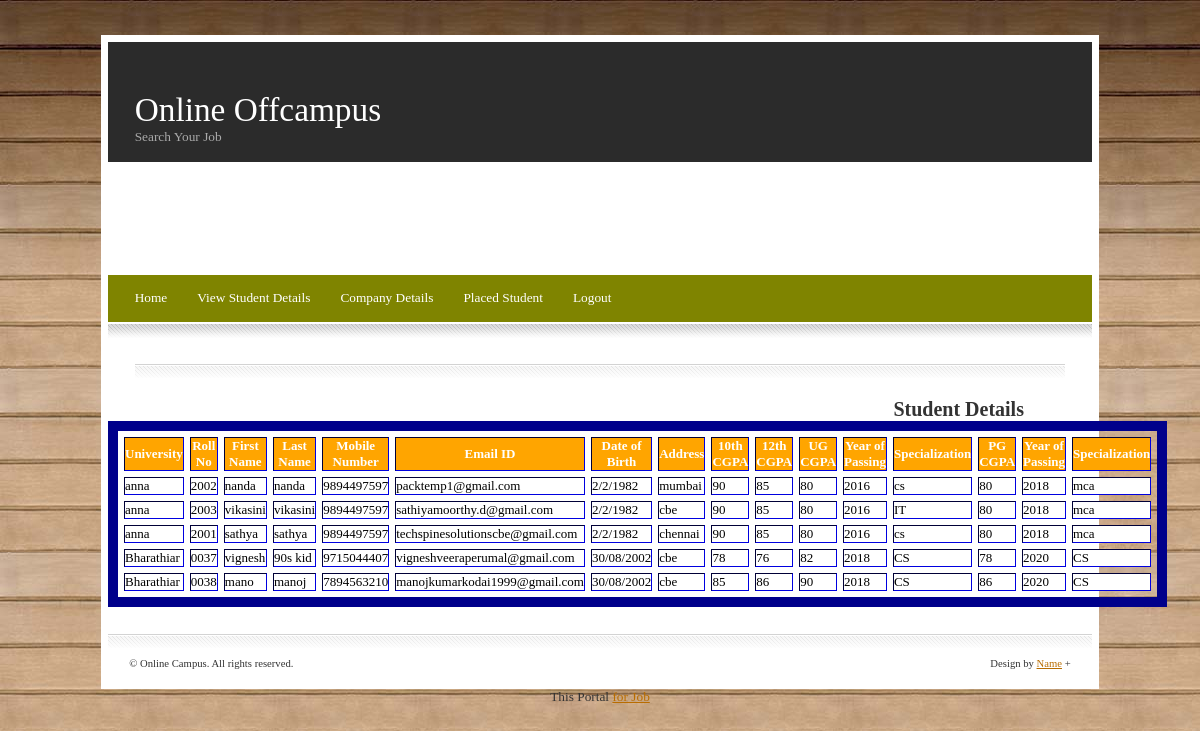
The app's page /Viewstud.php with its own data.
### tables this page shows
CREATE TABLE IF NOT EXISTS `student` (
  `University` varchar(50) DEFAULT NULL,
  `Roll_no` varchar(50) DEFAULT NULL,
  `First_Name` varchar(50) DEFAULT NULL,
  `Last_Name` varchar(50) DEFAULT NULL,
  `Mobile_Number` varchar(50) DEFAULT NULL,
  `Email_ID` varchar(50) DEFAULT NULL,
  `Date_of_birth` varchar(50) DEFAULT NULL,
  `Address` varchar(50) DEFAULT NULL,
  `tenth_CGPA` float DEFAULT NULL,
  `twelth_CGPA` float DEFAULT NULL,
  `UG_CGPA` float DEFAULT NULL,
  `Year_of_passing3` varchar(50) DEFAULT NULL,
  `Specialization1` varchar(50) DEFAULT NULL,
  `PG_CGPA` float DEFAULT '0',
  `Year_of_passing` varchar(50) DEFAULT NULL,
  `Specialization2` varchar(50) DEFAULT NULL
);

### Viewstud.php (the view, shortened to what this page needs)
<?php
 include_once("Adminhead.php");
		$query = "select * from student";
			$result = mysql_query($query) or die(mysql_error());
			while($row = mysql_fetch_assoc($result))
		{
		$cname[] = $row;
		}
	if(isset($_GET['edit']))
		{
		$id = $_GET['edit'];
		}
	else
		{
		$id = '';
		}
?>
<div    align="center">
<form action="Viewstudent.php" name="Viewuser" class="row" method="post">
	<h2> Student Details </h2>
	<center >
	<table border="2" cellspacing="6" class="displaycontent" width="800" style="border:10px solid Darkblue;" align="center">
	<tr>
			<th bgcolor=Orange><font color=white size=2>University</font></th>
			<th bgcolor=Orange><font color=white size=2>Roll No</font></th>
			<th bgcolor=Orange><font color=white size=2>First Name </font></th>
			<th bgcolor=Orange><font color=white size=2>Last Name </font></th>
			<th bgcolor=Orange><font color=white size=2>Mobile Number</font></th>
			<th bgcolor=Orange><font color=white size=2>Email ID </font></td>
			<th bgcolor=Orange><font color=white size=2>Date of Birth </font></th>
			<th bgcolor=Orange><font color=white size=2>Address </font></th>
			<th bgcolor=Orange><font color=white size=2>10th CGPA </font></th>
			<th bgcolor=Orange><font color=white size=2>12th CGPA </font></th>
			<th bgcolor=Orange><font color=white size=2>UG CGPA </font></th>
			<th bgcolor=Orange><font color=white size=2>Year of Passing </font></td>
			<th bgcolor=Orange><font color=white size=2>Specialization </font></th>
			<th bgcolor=Orange><font color=white size=2>PG CGPA </font></th>
			<th bgcolor=Orange><font color=white size=2>Year of Passing </font></td>
			<th bgcolor=Orange><font color=white size=2>Specialization </font></th>
	</tr>
	  <?php
  	  if(count($cname)>0){
	  foreach($cname as $cat){
		if($id == $cat['Roll_no']){
	  ?>
	<tr>
		<td ><font color=#000000 size=2><input type="text" value="<?php echo $cat['University'];?>" name="a1" class="required" /></font></td>
		<td ><font color=#000000 size=2><input type="text" value="<?php echo $cat['Roll_no'];?>" name="a2" class="required" /></font></td>
		<td ><font color=#000000 size=2><input type="text" value="<?php echo $cat['First_Name'];?>" name="a3" class="required" /></font></td>
		<td ><font color=#000000 size=2><input type="text" value="<?php echo $cat['Last_Name'];?>" name="a4" class="required" /></font></td>
        <td ><font color=#000000 size=2><input type="text" value="<?php echo $cat['Mobile_Number'];?>" name="a5" class="required" /></font></td>
		<td ><font color=#000000 size=2><input type="text" value="<?php echo $cat['Email_ID'];?>" name="a6" class="required" /></font></td>
		<td ><font color=#000000 size=2><input type="text" value="<?php echo $cat['Date_of_birth'];?>" name="a7" class="required" /></font></td>
		<td ><font color=#000000 size=2><input type="text" value="<?php echo $cat['Address'];?>" name="a8" class="required" /></font></td>
		<td ><font color=#000000 size=2><input type="text" value="<?php echo $cat['tenth_CGPA'];?>" name="a15" class="required" /></font></td>
		<td ><font color=#000000 size=2><input type="text" value="<?php echo $cat['twelth_CGPA'];?>" name="a19" class="required" /></font></td>
		<td ><font color=#000000 size=2><input type="text" value="<?php echo $cat['UG_CGPA'];?>" name="a23" class="required" /></font></td>
		<td ><font color=#000000 size=2><input type="text" value="<?php echo $cat['Year_of_passing3'];?>" name="a26" class="required" /></font></td>
		<td ><font color=#000000 size=2><input type="text" value="<?php echo $cat['Specialization1'];?>" name="a27" class="required" /></font></td>
		<td ><font color=#000000 size=2><input type="text" value="<?php echo $cat['PG_CGPA'];?>" name="a28" class="required" /></font></td>
		<td ><font color=#000000 size=2><input type="text" value="<?php echo $cat['Year_of_passing'];?>" name="a31" class="required" /></font></td>
		<td ><font color=#000000 size=2><input type="text" value="<?php echo $cat['Specialization2'];?>" name="a32" class="required" /></font></td>
		        <td><font color=#000000 size=2><input type="hidden" value="<?php echo $id; ?>"  name="sno"/>
			<input type="submit" value="update" /></font></td>
		<td><font color=#000000 size=2><input type="button" value="cancel" onClick="window.location.href='Viewstudent.php';"/></font></td>
		<td><input type="submit" value="delete" name="delete"/></td>
	</tr>
<?php
		}
else
	{
?>
	<tr>
		<td bgcolor=white><font color=#000000 size=2><?php echo $cat['University']; ?></font></td>
       	<td bgcolor=white><font color=#000000 size=2><?php echo $cat['Roll_no']; ?></font></td>
		<td bgcolor=white><font color=#000000 size=2><?php echo $cat['First_Name']; ?></font></td>
		<td bgcolor=white><font color=#000000 size=2><?php echo $cat['Last_Name']; ?></font></td>
 		<td bgcolor=white><font color=#000000 size=2><?php echo $cat['Mobile_Number']; ?></font></td>
       	<td bgcolor=white><font color=#000000 size=2><?php echo $cat['Email_ID']; ?></font></td>
		<td bgcolor=white><font color=#000000 size=2><?php echo $cat['Date_of_birth']; ?></font></td>
       	<td bgcolor=white><font color=#000000 size=2><?php echo $cat['Address']; ?></font></td>
		<td bgcolor=white><font color=#000000 size=2><?php echo $cat['tenth_CGPA']; ?></font></td>
		<td bgcolor=white><font color=#000000 size=2><?php echo $cat['twelth_CGPA']; ?></font></td>
       	<td bgcolor=white><font color=#000000 size=2><?php echo $cat['UG_CGPA']; ?></font></td>
       	<td bgcolor=white><font color=#000000 size=2><?php echo $cat['Year_of_passing3']; ?></font></td>
		<td bgcolor=white><font color=#000000 size=2><?php echo $cat['Specialization1']; ?></font></td>
		<td bgcolor=white><font color=#000000 size=2><?php echo $cat['PG_CGPA']; ?></font></td>
 		<td bgcolor=white><font color=#000000 size=2><?php echo $cat['Year_of_passing']; ?></font></td>
       	<td bgcolor=white><font color=#000000 size=2><?php echo $cat['Specialization2']; ?></font></td>
	</tr>
				<?php
		}
		}
		}
?>
	</table>
</form>
</div>
<?php include_once("footer.php")?>

### Adminhead.php (shortened to what this page needs)
<!DOCTYPE html PUBLIC "-//W3C//DTD XHTML 1.0 Strict//EN" "http://www.w3.org/TR/xhtml1/DTD/xhtml1-strict.dtd">
<html xmlns="http://www.w3.org/1999/xhtml">
<head>
<link href="default.css" rel="stylesheet" type="text/css" media="screen" />
</head>
<body>
<div id="outer">
	<div id="header">
		<div id="headercontent">
			<h1>Online Offcampus</h1>
			<h2>Search Your Job</h2>
		</div>
	</div>
	<div id="headerpic"></div>
	<div id="menu">
		<ul>
			<li><a href="adminhome.php">Home</a></li>
			<li><a href="Viewstud.php">View Student Details</a></li>
			<li><a href="companyreg.php">Company Details</a></li>
			<li><a href="place.php">Placed Student</a></li>
			<li><a href="index.php">Logout</a></li>
		</ul>
	</div>
	<div id="menubottom"></div>
	<div id="content">
		<div class="divider1"></div>
		<div id="primarycontainer">
		</div>
	</div>

### footer.php
<div id="footer">
			<div class="left">&copy;  Online Campus. All rights reserved.</div>
			<div class="right">Design by <a href="#">Name</a> + <a href="#"></a></div>
	</div>
</div>
<div align=center>This Portal <a href='#'>for Job</a></div></body>
</html>

### default.css (style rules this page uses)
* { padding: 0em; margin: 0em; }
body { background: #000000 url('images/bg1.jpg'); padding: 35px 0px 35px 0px; }
body,input { font-size: 10pt; font-family: "georgia", "times new roman", serif; color: #333333; }
a { color: #B96D00; text-decoration: underline; }
.divider1 { position: relative; background: #fff url('images/border2.gif') repeat-x; height: 14px; margin: 2.0em 0em 1.5em 0em; clear: both; }
#outer { z-index: 2; position: relative; width: 82%; border: solid 7px #fff; background-color: #fff; margin: 0 auto; }
#header { position: relative; width: 100%; height: 9.0em; background: #2B2B2B url('images/topbg.gif') repeat-x; margin-bottom: 2px; }
#headercontent { position: absolute; bottom: 0em; padding: 0em 2.0em 1.3em 2.0em; }
#headercontent h1 { font-weight: normal; color: #fff; font-size: 2.5em; }
#headercontent h2 { font-size: 1.0em; font-weight: normal; color: #aaa; }
#headerpic { position: relative; height: 109px; background: #fff url('images/hdrpic.jpg') no-repeat top left; margin-bottom: 2px; }
#menu { position: relative; background: #7F8400 url('images/menubg.gif') repeat-x top left; height: 3.5em; padding: 0em 1.0em 0em 1.0em; margin-bottom: 2px; }
#menu ul { position: absolute; top: 1.1em; }
#menu ul li { position: relative; display: inline; }
#menu ul li a { padding: 0.5em 1.0em 0.9em 1.0em; color: #fff; text-decoration: none; }
#menubottom { background: #fff url('images/border1.gif') repeat-x; height: 14px; margin-bottom: 1.5em; }
#content { padding: 0em 2.0em 0em 2.0em; }
#primarycontainer { float: left; margin-right: -18.0em; width: 100%; }
#footer { position: relative; height: 2.0em; clear: both; padding-top: 5.0em; background: #fff url('images/border2.gif') repeat-x 0em 2.5em; font-size: 0.8em; }
#footer .left { position: absolute; left: 2.0em; bottom: 1.2em; }
#footer .right { position: absolute; right: 2.0em; bottom: 1.2em; }

### records on screen
student: University "anna", Roll_no "2002", First_Name "nanda", Last_Name "nanda", Mobile_Number "9894497597", Email_ID "packtemp1@gmail.com", Date_of_birth "2/2/1982", Address "mumbai", tenth_CGPA "90", twelth_CGPA "85", UG_CGPA "80", Year_of_passing3 "2016", Specialization1 "cs", PG_CGPA "80", Year_of_passing "2018", Specialization2 "mca"
student: University "anna", Roll_no "2003", First_Name "vikasini", Last_Name "vikasini", Mobile_Number "9894497597", Email_ID "sathiyamoorthy.d@gmail.com", Date_of_birth "2/2/1982", Address "cbe", tenth_CGPA "90", twelth_CGPA "85", UG_CGPA "80", Year_of_passing3 "2016", Specialization1 "IT", PG_CGPA "80", Year_of_passing "2018", Specialization2 "mca"
student: University "anna", Roll_no "2001", First_Name "sathya", Last_Name "sathya", Mobile_Number "9894497597", Email_ID "techspinesolutionscbe@gmail.com", Date_of_birth "2/2/1982", Address "chennai", tenth_CGPA "90", twelth_CGPA "85", UG_CGPA "80", Year_of_passing3 "2016", Specialization1 "cs", PG_CGPA "80", Year_of_passing "2018", Specialization2 "mca"
student: University "Bharathiar", Roll_no "0037", First_Name "vignesh", Last_Name "90s kid", Mobile_Number "9715044407", Email_ID "vigneshveeraperumal@gmail.com", Date_of_birth "30/08/2002", Address "cbe", tenth_CGPA "78", twelth_CGPA "76", UG_CGPA "82", Year_of_passing3 "2018", Specialization1 "CS", PG_CGPA "78", Year_of_passing "2020", Specialization2 "CS"
student: University "Bharathiar", Roll_no "0038", First_Name "mano", Last_Name "manoj", Mobile_Number "7894563210", Email_ID "manojkumarkodai1999@gmail.com", Date_of_birth "30/08/2002", Address "cbe", tenth_CGPA "85", twelth_CGPA "86", UG_CGPA "90", Year_of_passing3 "2018", Specialization1 "CS", PG_CGPA "86", Year_of_passing "2020", Specialization2 "CS"
